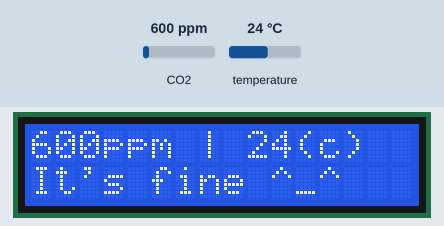
A sketch run on a simulated Arduino Uno, built with avr-gcc and run on an emulated ATmega328P. Shown: 16×2 character LCD. The test bench sets the inputs (shaded band); at power-on: CO2 600 ppm, temperature 24 °C.

Above: at 2.6 s.
2.7 s: CO2 set to 1707 ppm
At 5.3 s:
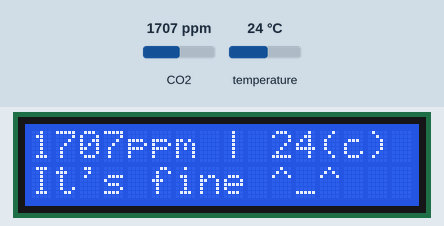
5.6 s: CO2 set to 1759 ppm
At 7.6 s:
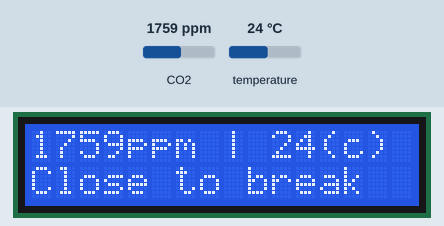
8.5 s: CO2 set to 1966 ppm
At 10.9 s:
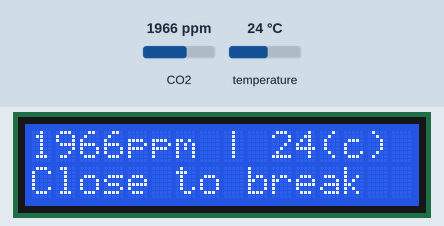
11.7 s: CO2 set to 2018 ppm
At 13.0 s:
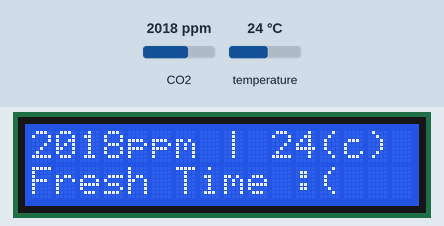
14.6 s: CO2 set to 2462 ppm
At 17.5 s:
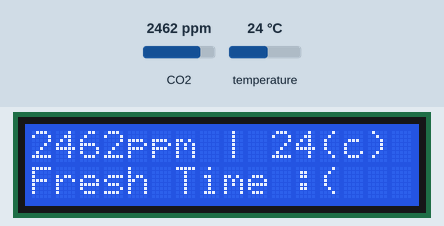
17.8 s: CO2 set to 2525 ppm
At 19.5 s:
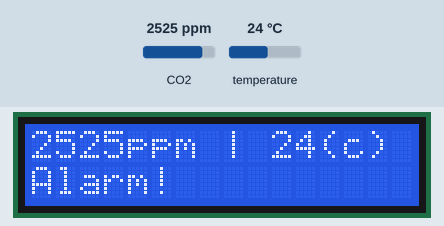
Timing chart, 0 to 21.0 s (numbered marks = the images above; inputs shaded):
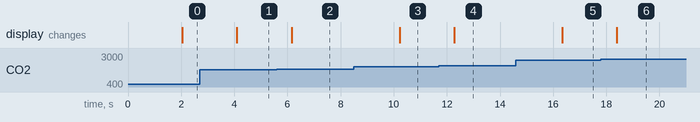

Measured:
- the behaviour switches between 1737 and 1738 ppm on CO2 (found by bisection; images 1 and 2)
- the behaviour switches between 2000 and 2001 ppm on CO2 (found by bisection; images 3 and 4)
- the behaviour switches between 2500 and 2501 ppm on CO2 (found by bisection; images 5 and 6)
- after the input at 2.7 s, the display: changes after 1.4 s (image 1)
- after the input at 5.6 s, the display: changes after 0.55 s (image 2)
- after the input at 8.5 s, the display: changes after 1.7 s (image 3)
- after the input at 11.7 s, the display: changes after 0.58 s (image 4)
- after the input at 14.6 s, the display: changes after 1.7 s (image 5)
- after the input at 17.8 s, the display: changes after 0.59 s (image 6)

The sketch:

sample.ino
```cpp
#include <Arduino.h>
#include "MHZ19.h"
#include <SoftwareSerial.h> // Remove if using HardwareSerial

#include <Wire.h>
#include <LiquidCrystal_I2C.h>

#define RX_PIN 10	  // Rx pin which the MHZ19 Tx pin is attached to
#define TX_PIN 11	  // Tx pin which the MHZ19 Rx pin is attached to
#define BAUDRATE 9600 // Device to MH-Z19 Serial baudrate (should not be changed)

MHZ19 myMHZ19;							 // Constructor for library
SoftwareSerial mySerial(RX_PIN, TX_PIN); // (Uno example) create device to MH-Z19 serial

LiquidCrystal_I2C lcd(0x27, 16, 2);

unsigned long getDataTimer = 0;

int latestCO2 = 0;

void setup()
{
	lcd.begin();
	lcd.backlight();
	lcd.clear();

	mySerial.begin(BAUDRATE); // (Uno example) device to MH-Z19 serial start
	myMHZ19.begin(mySerial);  // *Serial(Stream) refence must be passed to library begin().

	myMHZ19.autoCalibration(); // Turn auto calibration ON (OFF autoCalibration(false))
}

void loop()
{
	if (millis() - getDataTimer >= 2000)
	{
		int CO2;

		/* note: getCO2() default is command "CO2 Unlimited". This returns the correct CO2 reading even
        if below background CO2 levels or above range (useful to validate sensor). You can use the
        usual documented command with getCO2(false) */

		CO2 = myMHZ19.getCO2(); // Request CO2 (as ppm)

		if (CO2 != latestCO2)
		{
			int8_t temperature;
			temperature = myMHZ19.getTemperature();

			lcd.clear();
			lcd.print(CO2);
			lcd.print("ppm | ");

			if (temperature > 0)
			{
				lcd.print(temperature);
				lcd.print("(c)");
			}

			lcd.setCursor(0, 1);

			lcd.print(peopleReadable(CO2));
		}

		latestCO2 = CO2;
		getDataTimer = millis();
	}
}

const char *peopleReadable(int value)
{
	if (value > 4000 || value < 400)
	{
		return "Calibrating...";
	}

	if (value > 2500)
	{
		return "Alarm!";
	}

	if (value > 2000)
	{
		return "Fresh Time :(";
	}

	if (value > 1737)
	{
		return "Close to break";
	}

	if (value == 0)
	{
		return "Doesn't work";
	}

	return "It's fine ^_^";
}
```
